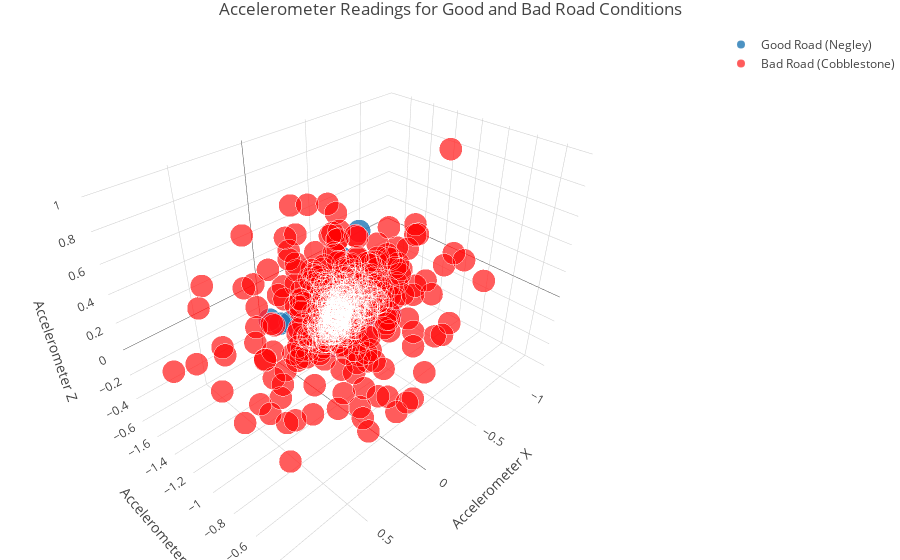

The code cell stored with this chart in its notebook:
### Markdown cell above
### Acceleration: Good Road vs. Bad Road

### Code cell
goodRoadPoints = go.Scatter3d(
    x=goodRoadDF['accelerometerX'],
    y=goodRoadDF['accelerometerY'],
    z=goodRoadDF['accelerometerZ'],
    name="Good Road (Negley)",
    mode='markers',
    marker=dict(
        size=8,
        line=dict(
            color='rgba(217, 217, 217, 0.14)',
            width=0.5
        ),
        opacity=0.8
    )
)

badRoadPoints = go.Scatter3d(
    x=badRoadDF['accelerometerX'],
    y=badRoadDF['accelerometerY'],
    z=badRoadDF['accelerometerZ'],
    name="Bad Road (Cobblestone)",
    mode='markers',
    marker=dict(
        size=8,
        color='rgba(256,0,0,0.8)',
        line=dict(
            color='rgba(217, 217, 217, 0.14)',
            width=0.5
        ),
        opacity=0.8
    )
)

data = [goodRoadPoints, badRoadPoints]
layout = go.Layout(
    margin=dict(l=0, r=0, b=0, t=30),
    title="Accelerometer Readings for Good and Bad Road Conditions",
    scene=go.Scene(
        xaxis=go.XAxis(title='Accelerometer X'),
        yaxis=go.YAxis(title='Accelerometer Y'),
        zaxis=go.ZAxis(title='Accelerometer Z')
    )
)
fig = go.Figure(data=data, layout=layout)
iplot(fig, filename='simple-3d-scatter')

### Figure 1 — Plotly figure (JSON) as saved in the notebook; plotly's stock layout.template omitted (floating-point values rounded to 4 significant figures; data arrays with more than 128 entries replaced by an {"elided": "..."} marker saying what was removed)
{"data": [{"marker": {"line": {"color": "rgba(217, 217, 217, 0.14)", "width": 0.5}, "opacity": 0.8, "size": 8}, "mode": "markers", "name": "Good Road (Negley)", "type": "scatter3d", "x": {"elided": "550 float values"}, "y": {"elided": "550 float values"}, "z": {"elided": "550 float values"}}, {"marker": {"color": "rgba(256,0,0,0.8)", "line": {"color": "rgba(217, 217, 217, 0.14)", "width": 0.5}, "opacity": 0.8, "size": 8}, "mode": "markers", "name": "Bad Road (Cobblestone)", "type": "scatter3d", "x": {"elided": "512 float values"}, "y": {"elided": "512 float values"}, "z": {"elided": "512 float values"}}], "layout": {"margin": {"b": 0, "l": 0, "r": 0, "t": 30}, "scene": {"xaxis": {"title": "Accelerometer X"}, "yaxis": {"title": "Accelerometer Y"}, "zaxis": {"title": "Accelerometer Z"}}, "title": "Accelerometer Readings for Good and Bad Road Conditions"}}
